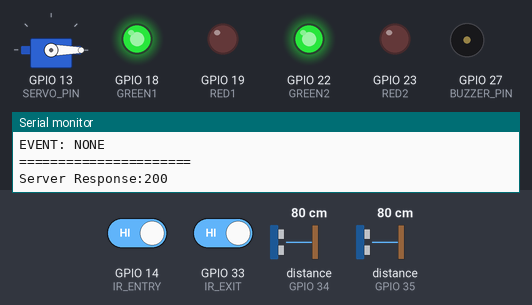
The sketch below on a simulated ESP32. On the bench: servo, output pins drawn as LEDs (lit = HIGH), buzzer (waves = sounding, pin HIGH), the last lines printed to the serial monitor. Wiring (inferred from the names in the program): 2 × ultrasonic range finder: trigger GPIO 25, echo GPIO 35 / trigger GPIO 26, echo GPIO 34. Inputs (shaded band) come from the test bench; at power-on: distance to the obstacle (sensors on GPIO 34, GPIO 35) 80 cm, GPIO 14 (IR_ENTRY) HIGH, GPIO 33 (IR_EXIT) HIGH. The echo pulse lasts 58.3 µs per cm; WiFi joins after 1.5 s; servers stay silent unless stated; uploads are accepted with an empty reply; pins used as bus, display or sensor lines are not drawn.

Above: at 2.7 s.
2.8 s: distance to the obstacle (sensor on GPIO 34) set to 16 cm
4.6 s: distance to the obstacle (sensor on GPIO 34) set to 12 cm
At 6.3 s:
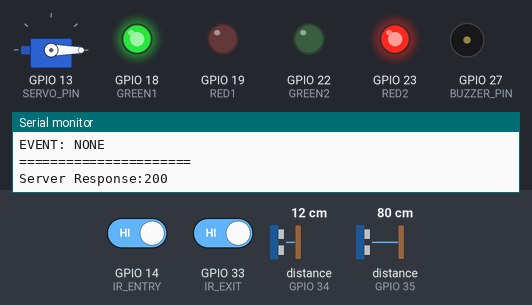
6.9 s: GPIO 14 (IR_ENTRY) driven LOW
At 8.5 s:
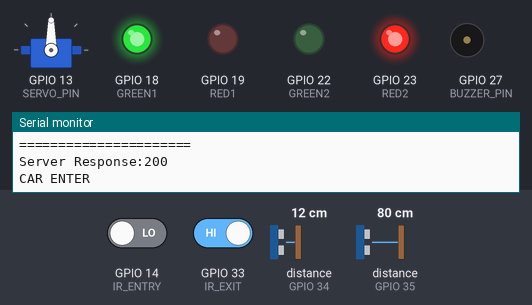
11.5 s: distance to the obstacle (sensor on GPIO 35) set to 16 cm
13.4 s: distance to the obstacle (sensor on GPIO 35) set to 12 cm
At 14.8 s:
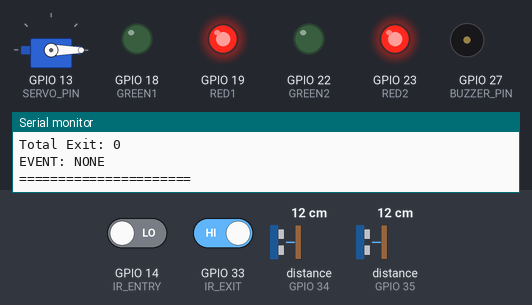
15.2 s: GPIO 33 (IR_EXIT) driven LOW
At 16.9 s:
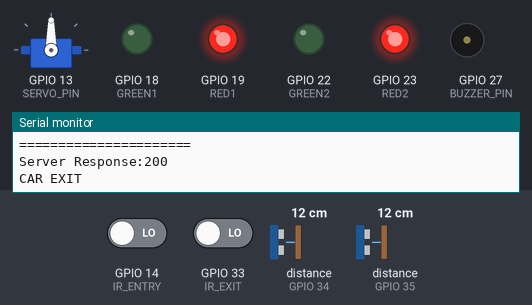
Timing chart, 0 to 20.6 s (numbered marks = the images above; inputs shaded):
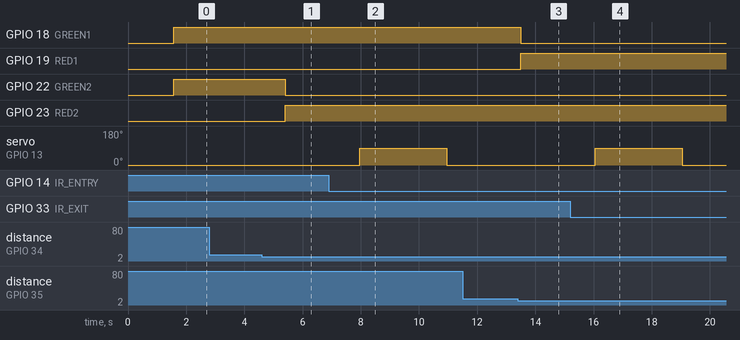

Measured:
- the behaviour switches between 15 and 14 cm on distance to the obstacle (sensor on GPIO 34) (found by bisection; images 0 and 1)
- the behaviour switches between 15 and 14 cm on distance to the obstacle (sensor on GPIO 35) (found by bisection; images 2 and 3)
- after the input at 4.6 s, GPIO 22 (GREEN2): HIGH → LOW after 0.80 s; GPIO 23 (RED2): LOW → HIGH after 0.80 s
- after the input at 6.9 s, servo on GPIO 13 (SERVO_PIN): 0° → 90° after 1.1 s, → 0° 3.0 s later
- after the input at 13.4 s, GPIO 18 (GREEN1): HIGH → LOW after 0.10 s; GPIO 19 (RED1): LOW → HIGH after 0.10 s
- after the input at 15.2 s, servo on GPIO 13 (SERVO_PIN): 0° → 90° after 0.85 s, → 0° 3.0 s later

The sketch:

parking_controller.ino
```cpp
#include <WiFi.h>
#include <HTTPClient.h>
#include <ESP32Servo.h>


// ===============================
// WIFI
// ===============================

const char* ssid = "SmartParking";

const char* password = "12345678";


String serverURL =
"http://192.168.43.81:5000/update";


// ===============================
// ULTRASONIC
// ===============================

#define TRIG1 25
#define ECHO1 35


#define TRIG2 26
#define ECHO2 34


// ===============================
// LED
// ===============================

#define GREEN1 18
#define RED1   19


#define GREEN2 22
#define RED2   23


// ===============================
// IR + SERVO + BUZZER
// ===============================

#define IR_ENTRY 14

#define IR_EXIT 33


#define SERVO_PIN 13


#define BUZZER_PIN 27


Servo gateServo;


// ===============================
// SETTINGS
// ===============================

const float OCCUPIED_DISTANCE = 15;


#define GATE_OPEN 90

#define GATE_CLOSE 0


// ===============================
// COUNTER
// ===============================

int totalEntries = 0;


int totalExit = 0;


int currentCars = 0;


// ===============================
// IR MEMORY
// ===============================

bool lastEntry = HIGH;


bool lastExit = HIGH;


unsigned long lastEntryTime = 0;


unsigned long lastExitTime = 0;


const unsigned long debounceTime = 2000;


// ===============================
// DISTANCE
// ===============================

float readDistance(
int trig,
int echo
)

{


digitalWrite(
trig,
LOW
);


delayMicroseconds(3);


digitalWrite(
trig,
HIGH
);


delayMicroseconds(10);


digitalWrite(
trig,
LOW
);


long duration =

pulseIn(
echo,
HIGH,
30000
);


if(duration==0)

return -1;


return duration*0.0343/2;


}


// ===============================
// BUZZER
// ===============================

void beep()

{


digitalWrite(
BUZZER_PIN,
HIGH
);


delay(200);


digitalWrite(
BUZZER_PIN,
LOW
);


}


// ===============================
// SERVO
// ===============================

void openGate()

{


gateServo.write(
GATE_OPEN
);


delay(3000);


gateServo.write(
GATE_CLOSE
);


}


// ===============================
// SEND DATA TO FLASK
// ===============================

void sendData(

String slot1,

String slot2,

float d1,

float d2,

String gate,

String buzzer,

String event

)

{


if(WiFi.status()==WL_CONNECTED)

{


HTTPClient http;


http.begin(serverURL);


http.addHeader(

"Content-Type",

"application/json"

);


String json = "{";


json += "\"slot1\":\""+slot1+"\",";


json += "\"slot2\":\""+slot2+"\",";


json += "\"distance1\":"+String(d1)+",";


json += "\"distance2\":"+String(d2)+",";


json += "\"gate\":\""+gate+"\",";


json += "\"buzzer\":\""+buzzer+"\",";


// NEW STEP 2 EVENT DATA

json += "\"event\":\""+event+"\",";


json += "\"available\":"+String(2-currentCars)+",";


json += "\"entries\":"+String(totalEntries)+",";


json += "\"exit\":"+String(totalExit)+",";


json += "\"inside\":"+String(currentCars);


json += "}";


int response =

http.POST(json);


Serial.print(
"Server Response:"
);


Serial.println(response);


http.end();


}


}


// ===============================
// SETUP
// ===============================


void setup()

{


Serial.begin(115200);


pinMode(TRIG1,OUTPUT);

pinMode(ECHO1,INPUT);


pinMode(TRIG2,OUTPUT);

pinMode(ECHO2,INPUT);


pinMode(GREEN1,OUTPUT);

pinMode(RED1,OUTPUT);


pinMode(GREEN2,OUTPUT);

pinMode(RED2,OUTPUT);


pinMode(IR_ENTRY,INPUT);

pinMode(IR_EXIT,INPUT);


pinMode(BUZZER_PIN,OUTPUT);


gateServo.setPeriodHertz(50);


gateServo.attach(

SERVO_PIN,

500,

2400

);


gateServo.write(

GATE_CLOSE

);


WiFi.begin(

ssid,

password

);


Serial.print(

"Connecting WiFi"

);


while(

WiFi.status()!=WL_CONNECTED

)

{


delay(500);


Serial.print(".");


}


Serial.println();


Serial.println(

"WiFi Connected"

);


Serial.println(

"SMART PARKING READY"

);


}


// ===============================
// LOOP
// ===============================


void loop()

{


// Event reset every cycle

String event = "NONE";


// ===============================
// READ DISTANCE
// ===============================


float distance1 =

readDistance(

TRIG1,

ECHO1

);


delay(60);


float distance2 =

readDistance(

TRIG2,

ECHO2

);


bool slot1 =

(

distance1 > 0 &&

distance1 <= OCCUPIED_DISTANCE

);


bool slot2 =

(

distance2 > 0 &&

distance2 <= OCCUPIED_DISTANCE

);


// ===============================
// SLOT 1 LED
// ===============================


if(slot1)

{


digitalWrite(

RED1,

HIGH

);


digitalWrite(

GREEN1,

LOW

);


}

else

{


digitalWrite(

RED1,

LOW

);


digitalWrite(

GREEN1,

HIGH

);


}


// ===============================
// SLOT 2 LED
// ===============================


if(slot2)

{


digitalWrite(

RED2,

HIGH

);


digitalWrite(

GREEN2,

LOW

);


}

else

{


digitalWrite(

RED2,

LOW

);


digitalWrite(

GREEN2,

HIGH

);


}


String gate = "CLOSED";


String buzzer = "OFF";


// ===============================
// READ IR SENSOR
// ===============================


int entryState =

digitalRead(IR_ENTRY);


int exitState =

digitalRead(IR_EXIT);


// ===============================
// ENTRY EVENT
// ===============================


if(

lastEntry == HIGH &&

entryState == LOW

)

{


if(

millis() - lastEntryTime > debounceTime

)

{


if(currentCars < 2)

{


totalEntries++;


currentCars++;


event = "ENTRY";


Serial.println(

"CAR ENTER"

);


gate = "OPEN";


openGate();


}

else

{


Serial.println(

"PARKING FULL"

);


buzzer = "ON";


beep();


}


lastEntryTime = millis();


}


}


// ===============================
// EXIT EVENT
// ===============================


if(

lastExit == HIGH &&

exitState == LOW

)

{


if(

millis() - lastExitTime > debounceTime

)

{


if(currentCars > 0)

{


totalExit++;


currentCars--;


event = "EXIT";


Serial.println(

"CAR EXIT"

);


gate = "OPEN";


openGate();


}

else

{


Serial.println(

"NO CAR INSIDE"

);


}


lastExitTime = millis();


}


}


// Save IR state


lastEntry = entryState;


lastExit = exitState;


// ===============================
// SERIAL MONITOR
// ===============================


Serial.println(

"======================"

);


Serial.print(

"Slot 1: "

);


if(slot1)

Serial.println(

"OCCUPIED"

);

else

Serial.println(

"EMPTY"

);


Serial.print(

"Slot 2: "

);


if(slot2)

Serial.println(

"OCCUPIED"

);

else

Serial.println(

"EMPTY"

);


Serial.print(

"Distance 1: "

);


Serial.print(distance1);


Serial.println(

" cm"

);


Serial.print(

"Distance 2: "

);


Serial.print(distance2);


Serial.println(

" cm"

);


Serial.print(

"Cars Inside: "

);


Serial.println(currentCars);


Serial.print(

"Total Entry: "

);


Serial.println(totalEntries);


Serial.print(

"Total Exit: "

);


Serial.println(totalExit);


Serial.print(

"EVENT: "

);


Serial.println(event);


Serial.println(

"======================"

);


// ===============================
// SEND DATA TO FLASK
// ===============================


sendData(


slot1 ? "OCCUPIED":"EMPTY",


slot2 ? "OCCUPIED":"EMPTY",


distance1,


distance2,


gate,


buzzer,


event


);


delay(1000);


}
```
